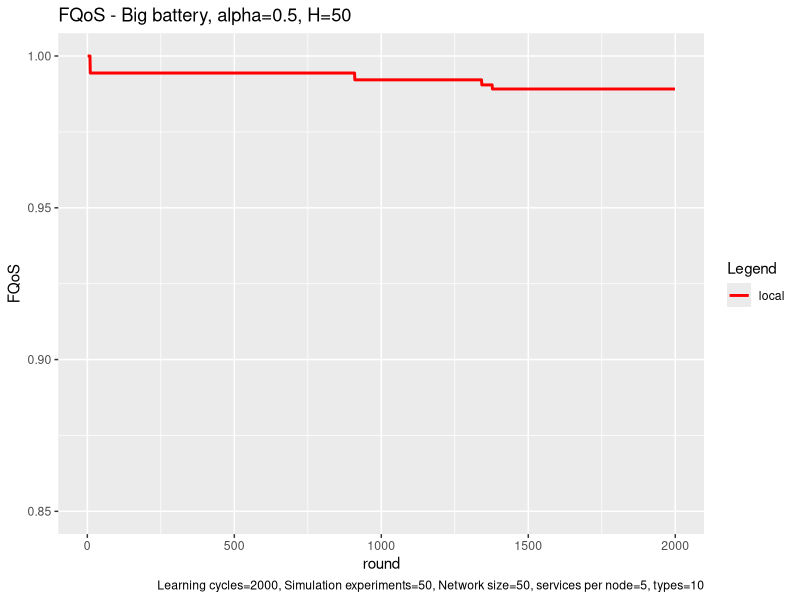

Source code (R):
# execute all lines: ctrl + shift + enter

library(ggplot2)

# set working directory here
setwd(dirname(rstudioapi::getSourceEditorContext()$path))


local <- read.table("exp_assembly_local_energy_template_1675809938788.txt", 
                    header = F,
                    sep = " ",
                    col.names= c("locx","locy")
)


local_x <- local$locx
local_y <- local$locy

head(local)

colors <- c("local"="red")


ggplot(data=local, aes(x=local_x, col = group),) + 
  
  geom_line(aes(y = local_y, color = "local"), size = 1) +

  labs(x = "round",
       y = "FQoS",
       color = "Legend",
       title = "FQoS - Big battery, alpha=0.5, H=50", 
       caption = "Learning cycles=2000, Simulation experiments=50, Network size=50, services per node=5, types=10") +
  
  scale_color_manual(values = colors)  +
  ylim(0.85, 1.0)
